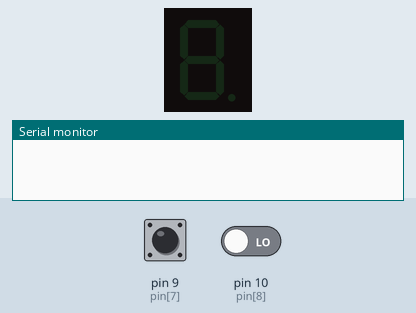
Simulated run of this sketch. Board: Arduino Uno, built with avr-gcc and run on an emulated ATmega328P. On the bench: 1-digit seven-segment display, the last lines printed to the serial monitor. Wiring (inferred from the names in the program): 1-digit 7-segment display, segments lit when HIGH: segments pin 2, pin 3, pin 4, pin 5, pin 6, pin 7, pin 8, pin 9. Inputs (shaded band) come from the test bench; at power-on: pin 9 (pin[7]) LOW, pin 10 (pin[8]) LOW. The segment pins are drawn as the display they are named for.

Above: at 1.2 s.
1.3 s: pin 9 (pin[7]) driven HIGH
At 2.0 s:
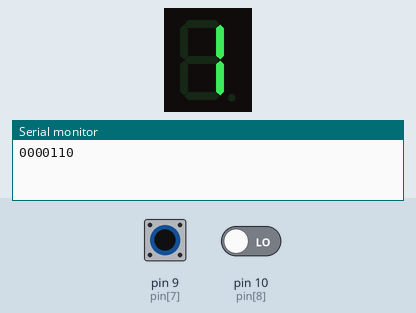
2.8 s: pin 9 (pin[7]) pulsed LOW 5 times (0.12 s each, 0.3 s apart)
At 4.9 s:
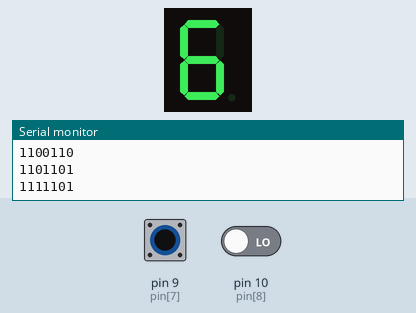
5.8 s: pin 9 (pin[7]) pulsed LOW 2 times (0.12 s each, 0.3 s apart)
At 6.5 s:
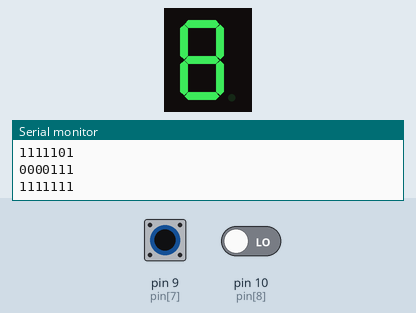
Timing chart, 0 to 8.8 s (numbered marks = the images above; inputs shaded):
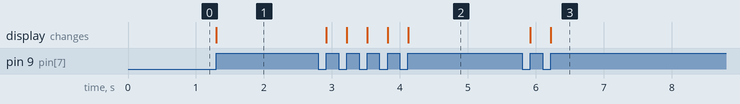

Measured:
- after the input at 1.3 s, the display: changes at once (image 1)
- after the input at 2.8 s, the display: first changes after 0.12 s (image 2 shows a later state)
- after the input at 5.8 s, the display: first changes after 0.12 s (image 3 shows a later state)

The sketch:

1Digit_7segment_Display_Button.ino
```cpp
const byte num[] ={
  0b00111111,   // 0
  0b00000110,   // 1
  0b01011011,   // 2
  0b01001111,   // 3
  0b01100110,   // 4
  0b01101101,   // 5
  0b01111101,   // 6
  0b00000111,   // 7
  0b01111111,   // 8
  0b01100111,   // 9
};
int pin[] = {2,3,4,5,6,7,8,9,10};
int mode , k = 0;
void setup() {
Serial.begin(9600);
for(int i = 0 ; i < 8 ; i++){
  pinMode(pin[i], OUTPUT);
}
pinMode(10 , INPUT);
pinMode(9 , INPUT);


}

void loop() {
  if (digitalRead(10) == HIGH) {
    mode = !mode;
    delay(200);
    while (digitalRead(10) == HIGH);
  }

  if (digitalRead(9) == HIGH) {
    if (mode == 0) {
      k += 1;
      if (k > 9) {
        k = 0;
      }
    } else {
      k -= 1;
      if (k < 0) {
        k = 9;
      }
    }

  for(int j=6;j>=0;j--)
  {
      Serial.print(bitRead(num[k],j));
      digitalWrite(pin[j], bitRead(num[k],j));
  }
    delay(200);
    Serial.println("");
    while (digitalRead(9) == HIGH);
  }
}
```
